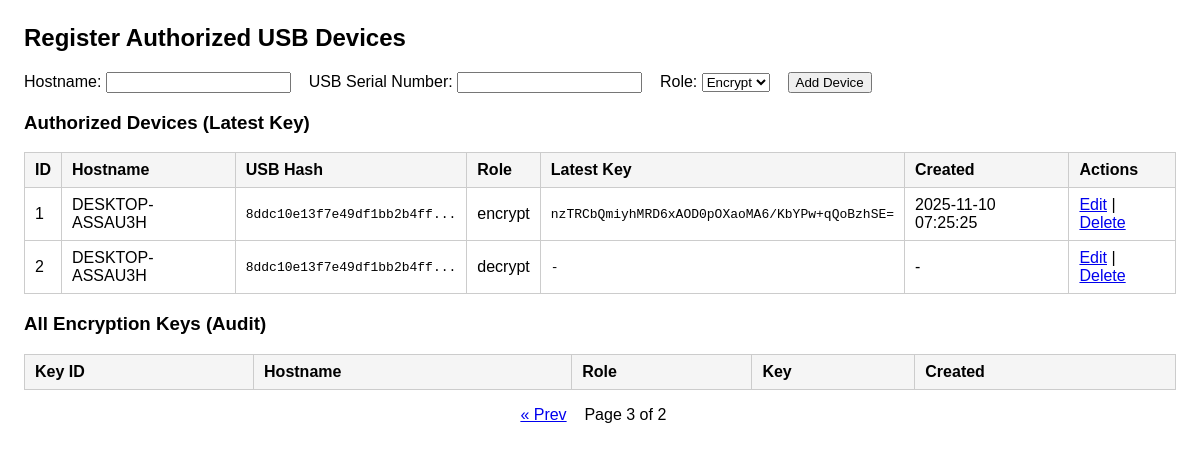
The app's page /?page=3, older data.
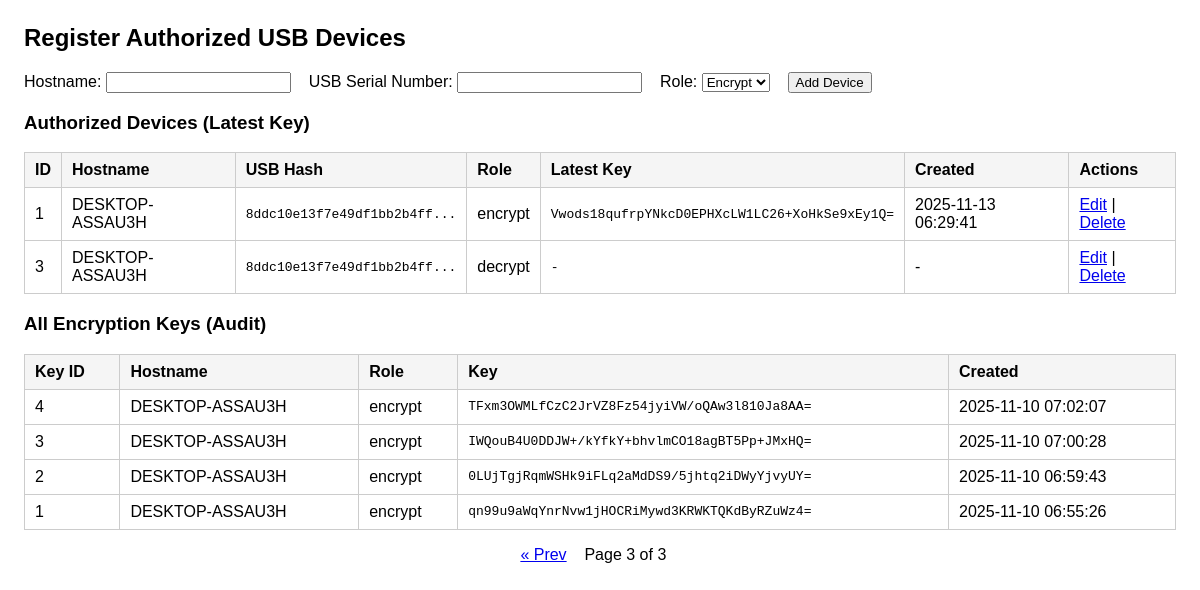
The same page, newer data.
### tables this page shows
CREATE TABLE encryption_keys (
    id INTEGER PRIMARY KEY AUTOINCREMENT,
    device_id INTEGER,
    aes_key TEXT NOT NULL,
    created_at TIMESTAMP DEFAULT CURRENT_TIMESTAMP,
    FOREIGN KEY(device_id) REFERENCES authorized_devices(id)
);

CREATE TABLE authorized_devices (
    id INTEGER PRIMARY KEY AUTOINCREMENT,
    hostname TEXT NOT NULL,
    usb_serial_hash TEXT NOT NULL,
    role TEXT NOT NULL CHECK(role IN ('encrypt','decrypt'))
);

### app.py (the view)
@app.route('/')
def index():
    conn = get_db()
    conn.row_factory = sqlite3.Row
    c = conn.cursor()
    c.execute('''
        SELECT ad.id, ad.hostname, ad.usb_serial_hash, ad.role,
               ek.id AS key_id, ek.aes_key, ek.created_at
        FROM authorized_devices ad
        LEFT JOIN (
            SELECT * FROM encryption_keys
            WHERE id IN (SELECT MAX(id) FROM encryption_keys GROUP BY device_id)
        ) ek ON ek.device_id = ad.id
        ORDER BY ad.id ASC
    ''')
    devices = c.fetchall()
    page = request.args.get('page', 1, type=int)
    per_page = 10
    offset = (page - 1) * per_page
    c.execute("SELECT COUNT(*) as count FROM encryption_keys")
    total_rows = c.fetchone()['count']
    total_pages = math.ceil(total_rows / per_page) if total_rows else 1
    c.execute('''
        SELECT ek.id AS key_id, ek.device_id, ad.hostname, ad.role, ek.aes_key, ek.created_at
        FROM encryption_keys ek
        JOIN authorized_devices ad ON ad.id = ek.device_id
        ORDER BY ek.id DESC
        LIMIT ? OFFSET ?
    ''', (per_page, offset))
    keys = c.fetchall()
    conn.close()
    return render_template(
        'index.html',
        devices=devices,
        keys=keys,
        page=page,
        total_pages=total_pages
    )

### app.py (called while the page is built)
def get_db():
    return sqlite3.connect('usb_security.db')

### templates/index.html (shortened to what this page needs)
<!doctype html>
<html>
<head>
</head>
<body>
  <h2>Register Authorized USB Devices</h2>
  <form method="POST" action="/add">
    <label>Hostname:</label>
    <input type="text" name="hostname" required>
    <label>USB Serial Number:</label>
    <input type="text" name="usb_serial" required>
    <label>Role:</label>
    <select name="role" required>
      <option value="encrypt">Encrypt</option>
    </select>
    <input type="submit" value="Add Device">
  </form>
  <h3>Authorized Devices (Latest Key)</h3>
<table>
  <tr>
    <th>ID</th>
    <th>Hostname</th>
    <th>USB Hash</th>
    <th>Role</th>
    <th>Latest Key</th>
    <th>Created</th>
    <th>Actions</th>
  </tr>
  {% for d in devices %}
  <tr>
    <td>{{ d['id'] }}</td>
    <td>{{ d['hostname'] }}</td>
    <td class="hash">{{ d['usb_serial_hash'][:24] }}...</td>
    <td>{{ d['role'] }}</td>
    <td class="hash">{{ d['aes_key'] if d['aes_key'] else '-' }}</td>
    <td>{{ d['created_at'] if d['created_at'] else '-' }}</td>
    <td>
      <a href="/edit/{{ d['id'] }}">Edit</a> |
      <a href="/delete/{{ d['id'] }}" onclick="return confirm('Delete this device?');">Delete</a>
    </td>
  </tr>
  {% endfor %}
</table>
    <h3>All Encryption Keys (Audit)</h3>
  <table>
    <tr>
      <th>Key ID</th><th>Hostname</th><th>Role</th><th>Key</th><th>Created</th>
    </tr>
    {% for k in keys %}
    <tr>
      <td>{{ k['key_id'] }}</td>
      <td>{{ k['hostname'] }}</td>
      <td>{{ k['role'] }}</td>
      <td class="hash">{{ k['aes_key'] }}</td>
      <td>{{ k['created_at'] }}</td>
    </tr>
    {% endfor %}
  </table>
  <div style="margin-top: 16px; text-align: center;">
    {% if total_pages > 1 %}
      {% if page > 1 %}
        <a href="/?page={{ page - 1 }}">« Prev</a>
      {% endif %}
      &nbsp;&nbsp; Page {{ page }} of {{ total_pages }} &nbsp;&nbsp;
    {% endif %}
  </div>
</body>
</html>

Row changes from the older to the newer data that the page shows:
no longer on this page (row unchanged): encryption_keys: id "1", hostname "DESKTOP-ASSAU3H", usb_serial_hash "8ddc10e13f7e49df1bb2b4ff", role "encrypt", aes_key "nzTRCbQmiyhMRD6xAOD0pOXaoMA6/KbYPw+qQoBzhSE=", created_at "2025-11-10 07:25:25", shown under "Authorized Devices (Latest Key)"
removed authorized_devices: id "2", hostname "DESKTOP-ASSAU3H", usb_serial_hash "8ddc10e13f7e49df1bb2b4ff", role "decrypt", d "-"
added encryption_keys: id "1", hostname "DESKTOP-ASSAU3H", usb_serial_hash "8ddc10e13f7e49df1bb2b4ff", role "encrypt", aes_key "Vwods18qufrpYNkcD0EPHXcLW1LC26+XoHkSe9xEy1Q=", created_at "2025-11-13 06:29:41", shown under "Authorized Devices (Latest Key)"
added authorized_devices: id "3", hostname "DESKTOP-ASSAU3H", usb_serial_hash "8ddc10e13f7e49df1bb2b4ff", role "decrypt", d "-"
now on this page (row unchanged): encryption_keys: key_id "4", hostname "DESKTOP-ASSAU3H", role "encrypt", aes_key "TFxm3OWMLfCzC2JrVZ8Fz54jyiVW/oQAw3l810Ja8AA=", created_at "2025-11-10 07:02:07", shown under "All Encryption Keys (Audit)"
now on this page (row unchanged): encryption_keys: key_id "3", hostname "DESKTOP-ASSAU3H", role "encrypt", aes_key "IWQouB4U0DDJW+/kYfkY+bhvlmCO18agBT5Pp+JMxHQ=", created_at "2025-11-10 07:00:28", shown under "All Encryption Keys (Audit)"
now on this page (row unchanged): encryption_keys: key_id "2", hostname "DESKTOP-ASSAU3H", role "encrypt", aes_key "0LUjTgjRqmWSHk9iFLq2aMdDS9/5jhtq2iDWyYjvyUY=", created_at "2025-11-10 06:59:43", shown under "All Encryption Keys (Audit)"
now on this page (row unchanged): encryption_keys: key_id "1", hostname "DESKTOP-ASSAU3H", role "encrypt", aes_key "qn99u9aWqYnrNvw1jHOCRiMywd3KRWKTQKdByRZuWz4=", created_at "2025-11-10 06:55:26", shown under "All Encryption Keys (Audit)"
Text that changed along with them:
{{ total_pages }}: "2" → "3"
